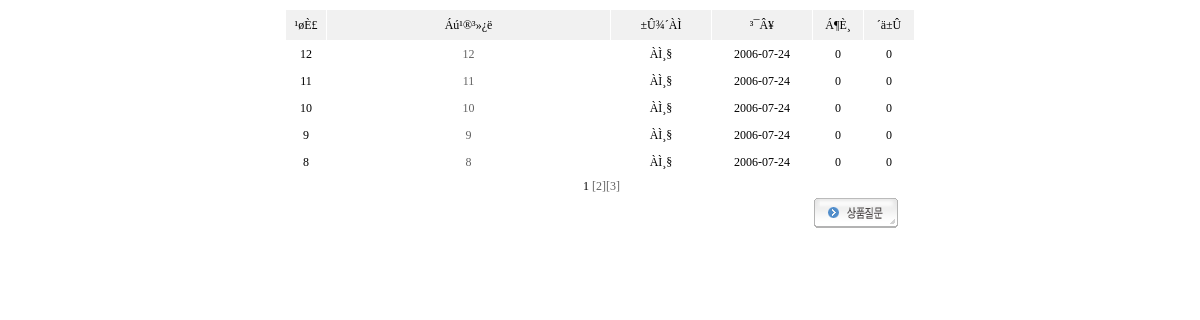
Screenshot of /goods_board.php?gidx=233 with the database file from the repository.
### tables this page shows
CREATE TABLE `good_board` (
  `idx` int(11) NOT NULL auto_increment,
  `title` varchar(255) default NULL,
  `name` varchar(50) default NULL,
  `pwd` varchar(50) default NULL,
  `email` varchar(100) default NULL,
  `readnum` smallint(11) default '0',
  `writeday` datetime default NULL,
  `content` text,
  `userid` varchar(50) default NULL,
  `gidx` mediumint(9) default NULL,
  PRIMARY KEY  (`idx`),
  KEY `gidx` (`gidx`)
) TYPE=MyISAM;

### lib/config.php (called while the page is built, shortened)
<?
if(!defined("__INCLUDE_CONFIG_PHP"))
{
	require_once "db_conn.php";
	$MySQL = new MySQL();
}
?>

### lib/db_conn.php (called while the page is built, shortened)
<?
class MySQL
{
	var $result_set			;
	function articles($query)
	{
		$this->result_set = $this->query($query);
		return $this->num_rows();
	}
	function query($query)
	{
		$this->result_set = @mysql_query($query);
		return $this->result_set;
	}
	function fetch_array($query)
	{
		$this->result_set = $this->query($query);
		$r =  @mysql_fetch_array($this->result_set);
		return $r;
	}
	function num_rows()
	{
		return @mysql_num_rows($this->result_set);
	}
}
?>

### lib/function.php (called while the page is built, shortened)
<?
function user_urldecode($str)
{
	return urldecode($str);
}
function Decode64($sending_data)
{
	$sending_data = user_urldecode($sending_data);
	$vars = explode("&",(str_replace("||","",$sending_data)));
	$vars_num = count($vars);
	for($i=0; $i<$vars_num; $i++)
	{
		$elements = explode("=",$vars[$i]);
		$var[$elements[0]] = $elements[1];
	}
	return $var;
}
?>

### goods_board.php (the view, shortened to what this page needs)
<?
include "./lib/config.php";
include "./lib/function.php";
if(!defined(__INCLUDE_CLASS_PHP)) include "./lib/class.php";
?>
<html>
<head>
</head>
<table width="630" border="0" cellspacing="1" cellpadding="0" align="center">
	<tr bgcolor="f1f1f1">
		<td align="center" width="40" height=30>¹øÈ£</td>
		<td align="center" >Áú¹®³»¿ë</td>
		<td align="center" width="100">±Û¾´ÀÌ</td>
		<td align="center" width="100">³¯Â¥</td>
		<td align="center" width="50">Á¶È¸</td>
		<td align="center" width="50">´ä±Û</td>
	</tr>
	</tr><?
	$data=Decode64($data);
	$pagecnt=$data[pagecnt];
	$offset=$data[offset];
	$total_list_qry = "SELECT * from good_board WHERE gidx=$gidx";
	$numresults=$MySQL->query($total_list_qry);
	$numrows=mysql_num_rows($numresults);
	$LIMIT		=5;
	$PAGEBLOCK	=10;
	if($pagecnt==""){$pagecnt=0;}
	if(!$offset){$offset=$pagecnt*$LIMIT*$PAGEBLOCK;}
	$letter_no=$numrows - $offset;
	$list_qry = $total_list_qry." order by idx desc limit $offset,$LIMIT";
	$good_board_result=$MySQL->query($list_qry);
	if ($numrows)
	{
		while ($good_board_row = mysql_fetch_array($good_board_result))
		{
			$reply_num = $MySQL->articles("SELECT idx from good_board_comment WHERE boardidx=$good_board_row[idx]");
			?>
	<tr bgcolor='ffffff' height='25'>
		<td align="center"><?=$letter_no?></td>
		<td align="center"><a href="#;" onclick="javascript:ask_view(<?=$good_board_row[idx]?>);"><?=$good_board_row[title]?></a></td>
		<td align="center"><?=$good_board_row[name]?></td>
		<td align="center"><?=substr($good_board_row[writeday],0,10)?></td>
		<td align="center"><?=$good_board_row[readnum]?></td>
		<td align="center"><?=$reply_num?></td>
	</tr>
	</tr><?
			$letter_no--;
		}
	}
	else
	{
		?>
	<tr>
		<td colspan="5" align=center>ÇØ´ç »óÇ°¿¡ °ü·ÃµÈ »óÇ° Q&A°¡ ¾ø½À´Ï´Ù.</td>
	</tr><?
	}
	?>
</table><?
$OptionStr = "gidx=$gidx";
$Obj=new CList("goods_board.php",$pagecnt,$offset,$numrows,$PAGEBLOCK,$LIMIT,$search,$searchstring,$OptionStr);
?>
<table width="600" border="0" cellspacing="0" cellpadding="2" align="center">
	<tr>
		<td align="center"><?$Obj->putList(false,"<img src='image/board/btn_prev.gif'>","<img src='image/board/btn_next.gif'>");?></td>
	</tr>
</table>
<table width="600" border="0" cellspacing="0" cellpadding="2" align="center">
	<tr>
		<td align="right"><a href="javascript:goods_ask('<?=$gidx?>');"><img src='image/work/ask_write.gif' border='0'></a></td>
	</tr>
</table>
</body>
</html>

### rows the page displays
good_board: title "12", name "ÀÌ¸§", writeday "2006-07-24", readnum "0", reply_num "0"
good_board: title "11", name "ÀÌ¸§", writeday "2006-07-24", readnum "0", reply_num "0"
good_board: title "10", name "ÀÌ¸§", writeday "2006-07-24", readnum "0", reply_num "0"
good_board: title "9", name "ÀÌ¸§", writeday "2006-07-24", readnum "0", reply_num "0"
good_board: title "8", name "ÀÌ¸§", writeday "2006-07-24", readnum "0", reply_num "0"

### other values shown
$lnum "1"
$lnum "2"
$lnum "3"
